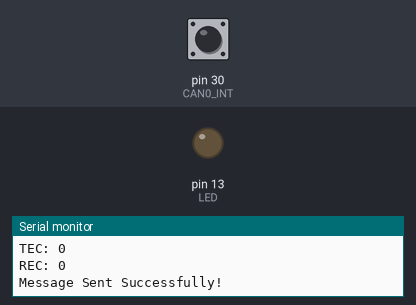
Simulated run of this sketch. Board: Arduino Mega 2560, built with avr-gcc and run on an emulated ATmega2560. Parts: output pins drawn as LEDs (lit = HIGH), the last lines printed to the serial monitor. The inputs (shaded band) are chosen by the test bench; at power-on: pin 30 (CAN0_INT) HIGH. Pins used as bus, display or sensor lines are not drawn.

Above: at 1.8 s.
1.9 s: pin 30 (CAN0_INT) pulled LOW for 0.15 s
At 2.0 s:
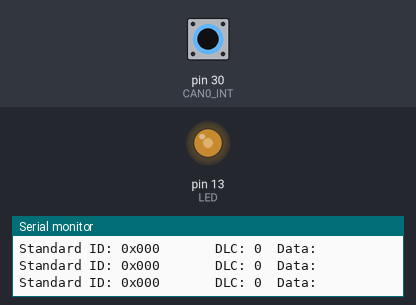
3.6 s: pin 30 (CAN0_INT) pulled LOW for 1 s
At 5.8 s:
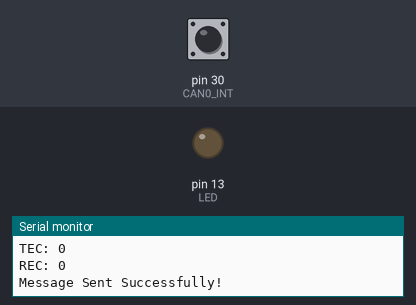
6.1 s: pin 30 (CAN0_INT) driven LOW
At 6.9 s:
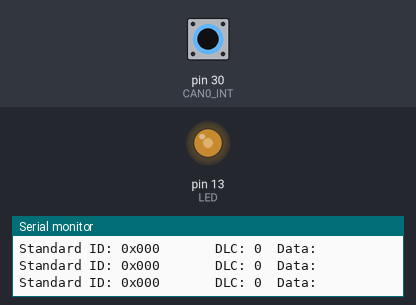
9.1 s: pin 30 (CAN0_INT) pulsed HIGH 5 times (0.12 s each, 0.3 s apart)
At 9.51 s:
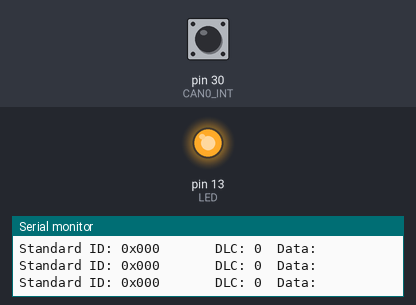
13.6 s: pin 30 (CAN0_INT) driven HIGH
At 14.5 s:
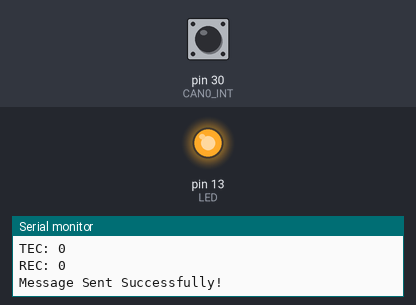
Timing chart, 0 to 16.1 s (numbered marks = the images above; inputs shaded):
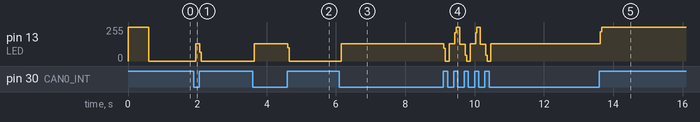

Measured:
- after the input at 1.9 s, pin 13 (LED): 0/255 → 130/255 after 0.05 s, → 0/255 0.12 s later
- after the input at 3.6 s, pin 13 (LED): 0/255 → 130/255 after 0.05 s, → 0/255 0.96 s later
- after the input at 6.1 s, pin 13 (LED): 0/255 → 130/255 after 0.05 s
- after the input at 9.1 s, pin 13 (LED): 130/255 → 96/255 at once, then repeats every 0.62 s: 0/255 0.12 s, 130/255 0.16 s, 213/255 0.04 s, 255/255 0.10 s, 125/255 0.16 s, 42/255 0.04 s, until it stays 130/255 from 10.5 s
- after the input at 13.6 s, pin 13 (LED): 130/255 → 255/255 at once

The sketch:

CAN_ping_pong.ino
```cpp
/* CAN Ping Pong from Cory J Fowler's CAN Loopback Example
 *
 * This program displays all received messages and sends a message
 * once a second.
 * If a message is received, the next transmission is scheduled for 1/2
 * second later.  If used on 2 boards, they will then be in sync.
 *
 * This code is configured to run on the Feather CAN board
 *
 *   Written By: Bob D'Avello 1/31/2019
 */

#include <mcp_can.h>
#include <SPI.h>

// CAN TX Variables
unsigned long prevTX = 0;                                        // Variable to store last execution time
const unsigned int invlTX = 1000;                                // One second interval constant
byte data[] = {0xAA, 0x55, 0x01, 0x10, 0xFF, 0x12, 0x34, 0x56};  // Generic CAN data to send

// CAN RX Variables
long unsigned int rxId;
unsigned char len;
unsigned char rxBuf[8];

// Serial Output String Buffer
char msgString[128];

// CAN0 INT and CS
#define CAN0_INT 30                              // Set INT to pin 30
MCP_CAN CAN0(8);                               // Set CS to pin 8

// MCP25625 RESET
#define TXD_RST 31

#define LED 13


void setup()
{
  pinMode(LED, OUTPUT);
  digitalWrite(LED, 1);

  Serial.begin(115200);  // CAN is running at 500,000BPS; 115,200BPS is SLOW, not FAST, thus 9600 is crippling.

  // so we can see the startup messages
  while(!Serial) ;

  // CAN chip RESET line
  pinMode(TXD_RST, OUTPUT);

  // reset CAN chip
  digitalWrite(TXD_RST, 0);
  delay(100);
  digitalWrite(TXD_RST, 1);
  delay(500);

  // Initialize MCP2515 running at 16MHz with a baudrate of 500kb/s and the masks and filters disabled.
  if(CAN0.begin(MCP_ANY, CAN_500KBPS, MCP_16MHZ) == CAN_OK)
    Serial.println("MCP2515 Initialized Successfully!");
  else
    Serial.println("Error Initializing MCP2515...");

  // Since we do not set NORMAL mode, we are in loopback mode by default.
  // Comment out next line for LOOPBACK MODE
  CAN0.setMode(MCP_NORMAL);

  pinMode(CAN0_INT, INPUT_PULLUP);                           // Configuring pin for /INT input

  Serial.println("MCP2515 Library Loopback Example...");

  digitalWrite(LED, 0);
}

void loop()
{
  if(!digitalRead(CAN0_INT))                          // If CAN0_INT pin is low, read receive buffer
  {
    // message received
    // flip LED
    // invert the LED
    int i = digitalRead(LED) ? 0 : 1;   // inline "~digitalRead(LED) returns -2!!!
    digitalWrite(LED, i);
    // and reset transmit time to 1/2
    prevTX = millis() - invlTX/2;

    CAN0.readMsgBuf(&rxId, &len, rxBuf);              // Read data: len = data length, buf = data byte(s)

    if((rxId & 0x80000000) == 0x80000000)             // Determine if ID is standard (11 bits) or extended (29 bits)
      sprintf(msgString, "Extended ID: 0x%.8lX  DLC: %1d  Data:", (rxId & 0x1FFFFFFF), len);
    else
      sprintf(msgString, "Standard ID: 0x%.3lX       DLC: %1d  Data:", rxId, len);

    Serial.print(msgString);

    if((rxId & 0x40000000) == 0x40000000){            // Determine if message is a remote request frame.
      sprintf(msgString, " REMOTE REQUEST FRAME");
      Serial.print(msgString);
    } else {
      for(byte i = 0; i<len; i++){
        sprintf(msgString, " 0x%.2X", rxBuf[i]);
        Serial.print(msgString);
      }
    }

    Serial.println();
  }

  if(millis() - prevTX >= invlTX){                    // Send this at a one second interval.
    prevTX = millis();
    byte sndStat = CAN0.sendMsgBuf(0x100, 8, data);
    // byte sndStat = CAN_OK;

    Serial.print("TEC: ");
    Serial.println(CAN0.errorCountTX());

    Serial.print("REC: ");
    Serial.println(CAN0.errorCountRX());

    if(sndStat == CAN_OK)
      Serial.println("Message Sent Successfully!");
    else
      Serial.println("Error Sending Message...");
    Serial.println();
  }
}

/*********************************************************************************************************
  END FILE
*********************************************************************************************************/
```
